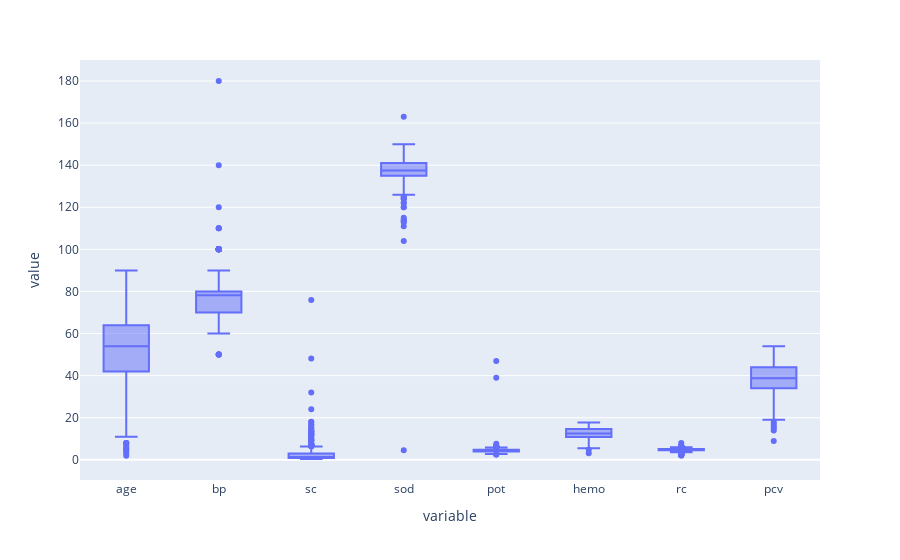

This figure's notebook cell:
### Code cell
# To Check for the presence of outliers using boxplots

fig = px.box(df[f], y=f)
fig.show()

### Figure 1 — Plotly figure (JSON) as saved in the notebook; plotly's stock layout.template omitted (floating-point values rounded to 4 significant figures; data arrays with more than 128 entries replaced by an {"elided": "..."} marker saying what was removed)
{"data": [{"alignmentgroup": "True", "hovertemplate": "variable=%{x}<br>value=%{y}<extra></extra>", "legendgroup": "", "marker": {"color": "#636efa"}, "name": "", "notched": false, "offsetgroup": "", "orientation": "v", "showlegend": false, "type": "box", "x": {"elided": "3200 str values"}, "x0": " ", "xaxis": "x", "y": {"elided": "3200 float values"}, "y0": " ", "yaxis": "y"}], "layout": {"boxmode": "group", "legend": {"tracegroupgap": 0}, "margin": {"t": 60}, "xaxis": {"anchor": "y", "domain": [0, 1], "title": {"text": "variable"}}, "yaxis": {"anchor": "x", "domain": [0, 1], "title": {"text": "value"}}}}
